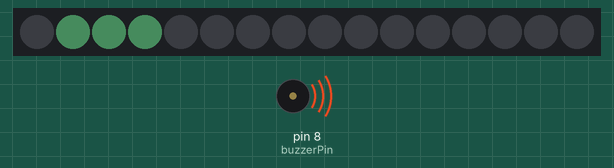
Bench run of a sketch on a simulated Arduino Uno, built with avr-gcc and run on an emulated ATmega328P. On the bench: 16 RGB LEDs in strip order, left to right, buzzer (waves = sounding). Dim RGB values are drawn brighter than linear; random numbers use the default seed unless the sketch sets one.

Above: at 2.92 s.
At 14.0 s:
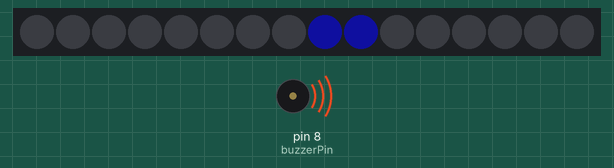
At 26.9 s:
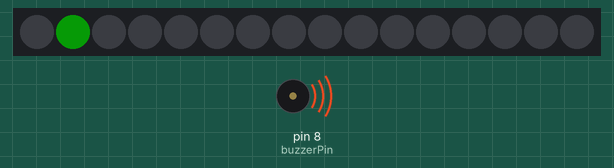
At 36.0 s:
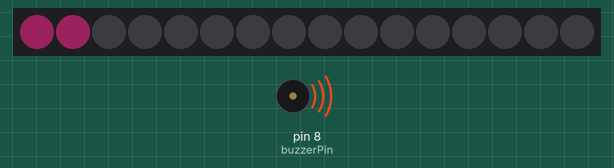
Timing chart, 0 to 40.0 s (numbered marks = the images above):
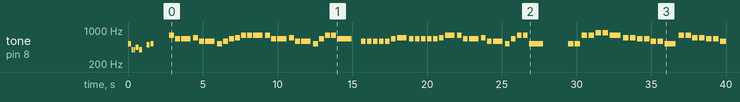

Measured:
- by itself, tone on pin 8 (buzzerPin): plays 523 Hz for 0.20 s, 392 Hz for 0.10 s, 392 Hz for 0.10 s, 440 Hz for 0.20 s, 392 Hz for 0.20 s, 494 Hz for 0.20 s … (77 notes in this stretch)
- what the display in image 0 shows lasts 0.4 s, from 2.8 s to 3.2 s
- what the display in image 1 shows lasts 1.2 s, from 14.0 s to 15.2 s

The sketch:

Lab8.ino
```cpp
#include <Adafruit_NeoPixel.h>
#include "Note.h"

// 【歌譜】結構： "音符串","節拍串","速度(BPM,拍/分鐘)"  (字串中的空白會忽略, BPM若不知道先可設為120再慢慢調整)
// 音符串： 1~7:Do~Si, -:連音(延長音), 0:休止符, #:升半音, ^/&:高/低八度(單音), a/d:高/低八度(永久)
// 節拍串： m表"1/m"拍(例如2表1/2拍), m<n>:表示連續n個都是m (在音符串中每個"0~7"及"-"字元,都必須有對應的拍子)
const char *demo[] =  { "1d556507a1",   // 音符串
                            "2 442222 2",   // 節拍串
                            "120" };        // 速度(BPM)
const char *bee[] =  {"533- 422- 1234 555- 533- 422- 1355 3--0 2222 234- 3333 345- 533- 422- 1355 1--0",
                            "1<99>",        // 拍子全部為 1
                            "150" };
const char *star[] = {"1155 665- 4433 221- 5544 332- 5544 332- 1155 665- 4433 221-",
                            "1<99>",        // 拍子全部為 1
                            "130" };
const char *tiger[] =  { "1231 1231 345- 345- 565431 565431 1&51- 1&51-",
                            "1<16>"             "222211 22221<10>",
                            "150" };
const char *dunkey[] = { "1113 5555 666^1 5- 4446 3333 2222 5-5 1113 5555 666^1 5- 4446 3333 2223 1-",
                         "2222 2222 222 2 11 2222 2222 2222 122 2222 2222 222 2 11 2222 2222 2222 11",
                         "100" };
const char *doll[] =   {
  "11&5- 113- 5311 2--0 / 3321 d665- 65^17 a1--0 / 22&5- 113- 5313 5--- / 665- 315- 311&5&5 1--0",
  "1<56>"                                                                          "122 1 1 1111",
  "180" };
const char *flower[] = {
  "53235- 356^15- 55^1653 25321- 116553 21235- 55^1653 25321- 55321235 21&621- 5111&61 5111&61 5151 51511 &62111&61",
  "222211 222 211 21 2122 222211 212122 222211 21 2122 222211 14242222 22 2211 1222 21 1222 21 1111 12211  22222 21",
  "120" };

const int songNum = 7;            // 歌曲總數
const char **song[songNum] =      // 歌本陣列
            { demo, bee, star, tiger, dunkey, doll, flower };

// 建立燈條(燈環)物件, 參數為：共16顆LED, 資料線接在Pin6
Adafruit_NeoPixel strip = Adafruit_NeoPixel(16, 6);

const int buzzerPin = 8;      // 蜂鳴器接在 A1

void setup() {
  strip.begin();              // 將燈條物件初始化, 並設為全暗
  strip.setBrightness(32);    // 將整體亮度降為 1/8
  strip.show();               // 讓燈條顯示出所設定的狀態
}

void loop() {
  for(int i=0; i<songNum; i++) {
    playSong(i);      // 播放第 i 首歌曲
    delay(1000);      // 暫停 1 秒
  }
}

// 播放第 no 首歌曲
void playSong(int no) {
  int ms, nt;
  int lev = 5;                        // 預設音階 (預設為 Level 5)
  int addLev=0;                       // 音階增量 (預設為 0)
  const char *noteStr = song[no][0];  // 宣告變數指到音符字串 (以便後續取存音符字串中的字元)
  int noteLen = strlen(noteStr);      // 音符字串的長度
  int effect = getRandomLedEffect();  // 取得一個隨機的 LED 特效編號 (0~2)

  setNoteDuration(song[no][1], atoi(song[no][2]));  // 設定節拍,以便未來取得每個音符的節拍

  for (int i = 0; i < noteLen; i++) { // 依序解析音符字串中的每一個字元
    switch (noteStr[i]) {
      case 'a': lev++; break;         // 升一階(永久)
      case 'd': lev--; break;         // 降一階(永久)
      case '^': addLev = 1; break;    // 升一階(單音)
      case '&': addLev =-1; break;    // 降一階(單音)
      case '0':                       // 休止符
        noTone(buzzerPin);            // 靜音
        showAll(0, 0, 0);             // 清除 LED
        ms = getNoteDuration();       // 取得對應的節拍時間(毫秒)
        delay(ms);                    // 暫停節拍時間
        break;
    }
    if (noteStr[i] >= '1' && noteStr[i] <= '7') {  // 若為音符1~7,則播放之
      nt = noteStr[i] - '1';        // 儲存音符數值 (0~6)
      ms = getNoteDuration();       // 取得節拍長度(毫秒)

      while(noteStr[i+1] == '-' || noteStr[i+1] == ' ') { // 若有連音字元或空白(空白要忽略)
        if(noteStr[i+1] == '-') {   // 若為連音字元
          ms += getNoteDuration();  // 取得其節拍長度,並加到原來的節拍長度中
        }
        i++;                        // 指向下一個字元
      }

      if (i > 0 && noteStr[i - 1] == '#') { // 若前一字元為升半音 (#會加在音符字元的前面,例如：#5)
        tone(buzzerPin, noteShift[lev+addLev][nt], ms * 0.8);  // 以升半音播放音符,時間為節拍長度的8成
      }
      else {
        tone(buzzerPin, note[lev+addLev][nt], ms * 0.8);       // 以正常音播放音符,時間為節拍長度的8成
      }
      showLedEffect(effect, nt+1);          // 顯示特定編號的LED特效 (共有3種)
      delay(ms);                            // 暫停節拍長度的時間 (前8成有聲,後2成無聲(靜音))
      addLev = 0;                           // 將音階增量歸 0 (因為這個增量只對目前音符有效)
    }
  }
  showAll(0, 0, 0);   // 播完一首之後, 將 LED 設為全暗
}

// 設定與計算歌曲的節拍資訊
const char *beatStr;
int beatPos, beatLen, tempo;
int beatRepeat, beatRepeatCnt;
void setNoteDuration(const char *beat, int bpm) {
  beatStr = beat;
  beatLen = strlen(beatStr);
  beatPos = -1;
  beatRepeatCnt = 0;

  if(bpm <= 0) bpm = 120;   // bpm 為 1 分鐘(6000毫秒)有幾拍
  tempo = 60000 / bpm;      // 計算一拍有多少毫秒
}

// 取得節拍字串中的下一個節拍長度(毫秒)
int getNoteDuration() {
  if (beatRepeatCnt > 0) {  // 如果之前有有用m<n>指定n個m, 且n尚未讀完
    beatRepeatCnt--;        // 將計數值減 1
    return beatRepeat;      // 直接傳回 m
  }
  while (beatPos < beatLen) { // 找出、計算、並傳回下一個節拍長度(毫秒)
    beatPos++;                // 指向節拍字串中的下一個字元
    if (beatStr[beatPos] >= '0' && beatStr[beatPos] <= '9') { // 只處理0~9的節拍字元, 其他字元略過
      int ms = tempo/(beatStr[beatPos]-'0');  // 計算節拍長度(毫秒), 例如'2'則 ms = (一拍的毫秒數)/2
      if (beatStr[beatPos+1] == '<') {        // 如果下一字元為<, 表示有使用m<n>格式指定n個m
        beatPos += 2;                         // 將節拍字元位置指到<的下一字元 (以便讀取n值)
        beatRepeatCnt = 0;                    // 先將 n 值歸 0
        while(beatStr[beatPos] >= '0' && beatStr[beatPos] <= '9') {     // 由於n可能有1~3個數字,要依序解析
          beatRepeatCnt = beatRepeatCnt*10 + (beatStr[beatPos] - '0');  // 將舊值乘10再加新值
          beatPos++;                                                    // 指向下一個字元
        }
        beatRepeatCnt--;  // 會先傳回第1個, 因此計數值(n)要減 1
        beatRepeat = ms;  // 記住要重複的節拍時間(毫秒)
      }
      return ms;          // 傳回目前音符的節拍時間(毫秒)
    }
  }
  return 0;   // 若超過節拍字串長度, 則傳回0毫秒
}

// 取得一個隨機的 LED 特效編號 (0~2)
int getRandomLedEffect() {
  static int oldEffect;         // 記錄前一次的LED特效編號 (以避免連續使用相同的特效)
  while(true) {
    int effect = random(0, 3);  // 取得介於 0~2 的隨機整數, 做為要顯示的LED特效編號
    if (effect != oldEffect) {  // 如果和前次不同才要, 否則就重取亂數
      oldEffect = effect;       // 儲存本次的特效編號 (以便下次呼叫本函式時會用它做比較, 避免重複)
      return effect;            // 傳回取得的亂數
    }
  }
}

// 顯示 LED 特效 (每播一個音符就要呼叫本函式一次)
void showLedEffect(int effect, int note) {
  int r, g, b;
  do {
    r = random(0, 256);  // 取得隨機紅色值
    g = random(0, 256);  // 取得隨機綠色值
    b = random(0, 256);  // 取得隨機藍色值
  } while(r + g + b < 128);  // 若太暗則重取

  switch (effect) {             // 依編號顯示不同的特效
    case 0: // 由第 0 顆開始, 點亮指定數量的 LED
            showSome(r, g, b, note*2);
            break;
    case 1: // 由隨機位置開始, 點亮指定數量的 LED
            showSeg (r, g, b, random(0, 16), note*2-1);
            break;
    case 2: // 顯示療癒燈特效 (見第 7 章)
            showCure(r, g, b, 50);
            break;
  }
}

// 點亮所有 LED, 並顯示出來
void showAll(int r, int g, int b) {
  for (int i = 0; i < strip.numPixels(); i++) {
    strip.setPixelColor(i, r, g, b);
  }
  strip.show();    // 讓燈條顯示出來
}

// 由第 0 顆開始, 點亮指定數量的 LED
void showSome(int r, int g, int b, int pixelNum) {
  for (int i = 0; i < strip.numPixels(); i++) {
    if (i < pixelNum)
      strip.setPixelColor(i, r, g, b);  // 在指定長度內就點亮
    else
      strip.setPixelColor(i, 0, 0, 0);  // 在指定長度外則熄滅
  }
  strip.show();
}

// 由指定位置開始, 點亮指定數量的 LED
void showSeg(int r, int g, int b, int pos, int pixelNum) {
  for (int i = 0; i < strip.numPixels(); i++) {
    if (pixelNum > 0)                     // 由 pos 位址開始
      strip.setPixelColor(pos, r, g, b);  // 在指定長度內就點亮
    else
      strip.setPixelColor(pos, 0, 0, 0);  // 在指定長度外則熄滅
    pos++;                        // 位址加1
    pixelNum--;                   // 長度減1
    if (pos >= strip.numPixels()) // 如果位移到最後了, 則移到第0顆
      pos = 0;
  }
  strip.show();
}

// 顯示療癒燈特效 (見第 7 章)
void showCure(int r, int g, int b, int runDelay) {
  static int runPos = 0;
  static unsigned long runTimer;

  if (millis() - runTimer > runDelay) {           // 若延遲時間到了
    runTimer = millis();                          // 重設計時器
    runPos++;                                     // 移到下一顆 LED 開始顯示
    if (runPos >= strip.numPixels()) runPos = 0;  // 若移出最後顆則移回第1顆
  }
  strip.clear();
  int pos = runPos;
  for (int i = 0; i < 1 + (r / 20); i++) {  // 越紅則點亮越多顆 LED
    strip.setPixelColor(pos, r, g, b);
    pos++;
    if (pos >= strip.numPixels()) pos = 0;
  }
  strip.show();
}
```

Note.h
```cpp
// 定義每個音符的頻律
#define NOTE_B0  31
#define NOTE_C1  33
#define NOTE_CS1 35
#define NOTE_D1  37
#define NOTE_DS1 39
#define NOTE_E1  41
#define NOTE_F1  44
#define NOTE_FS1 46
#define NOTE_G1  49
#define NOTE_GS1 52
#define NOTE_A1  55
#define NOTE_AS1 58
#define NOTE_B1  62
#define NOTE_C2  65
#define NOTE_CS2 69
#define NOTE_D2  73
#define NOTE_DS2 78
#define NOTE_E2  82
#define NOTE_F2  87
#define NOTE_FS2 93
#define NOTE_G2  98
#define NOTE_GS2 104
#define NOTE_A2  110
#define NOTE_AS2 117
#define NOTE_B2  123
#define NOTE_C3  131
#define NOTE_CS3 139
#define NOTE_D3  147
#define NOTE_DS3 156
#define NOTE_E3  165
#define NOTE_F3  175
#define NOTE_FS3 185
#define NOTE_G3  196
#define NOTE_GS3 208
#define NOTE_A3  220
#define NOTE_AS3 233
#define NOTE_B3  247
#define NOTE_C4  262
#define NOTE_CS4 277
#define NOTE_D4  294
#define NOTE_DS4 311
#define NOTE_E4  330
#define NOTE_F4  349
#define NOTE_FS4 370
#define NOTE_G4  392
#define NOTE_GS4 415
#define NOTE_A4  440
#define NOTE_AS4 466
#define NOTE_B4  494
#define NOTE_C5  523
#define NOTE_CS5 554
#define NOTE_D5  587
#define NOTE_DS5 622
#define NOTE_E5  659
#define NOTE_F5  698
#define NOTE_FS5 740
#define NOTE_G5  784
#define NOTE_GS5 831
#define NOTE_A5  880
#define NOTE_AS5 932
#define NOTE_B5  988
#define NOTE_C6  1047
#define NOTE_CS6 1109
#define NOTE_D6  1175
#define NOTE_DS6 1245
#define NOTE_E6  1319
#define NOTE_F6  1397
#define NOTE_FS6 1480
#define NOTE_G6  1568
#define NOTE_GS6 1661
#define NOTE_A6  1760
#define NOTE_AS6 1865
#define NOTE_B6  1976
#define NOTE_C7  2093
#define NOTE_CS7 2217
#define NOTE_D7  2349
#define NOTE_DS7 2489
#define NOTE_E7  2637
#define NOTE_F7  2794
#define NOTE_FS7 2960
#define NOTE_G7  3136
#define NOTE_GS7 3322
#define NOTE_A7  3520
#define NOTE_AS7 3729
#define NOTE_B7  3951
#define NOTE_C8  4186
#define NOTE_CS8 4435
#define NOTE_D8  4699
#define NOTE_DS8 4978

// 音符陣列：以陣列方式儲存每個音符的頻律, 以方便程式存取
int note[][7] = {
  {       0,       0,       0,       0,       0,       0, NOTE_B0 },
  { NOTE_C1, NOTE_D1, NOTE_E1, NOTE_F1, NOTE_G1, NOTE_A1, NOTE_B1 },
  { NOTE_C2, NOTE_D2, NOTE_E2, NOTE_F2, NOTE_G2, NOTE_A2, NOTE_B2 },
  { NOTE_C3, NOTE_D3, NOTE_E3, NOTE_F3, NOTE_G3, NOTE_A3, NOTE_B3 },
  { NOTE_C4, NOTE_D4, NOTE_E4, NOTE_F4, NOTE_G4, NOTE_A4, NOTE_B4 },
  { NOTE_C5, NOTE_D5, NOTE_E5, NOTE_F5, NOTE_G5, NOTE_A5, NOTE_B5 },
  { NOTE_C6, NOTE_D6, NOTE_E6, NOTE_F6, NOTE_G6, NOTE_A6, NOTE_B6 },
  { NOTE_C7, NOTE_D7, NOTE_E7, NOTE_F7, NOTE_G7, NOTE_A7, NOTE_B7 }
};

// 升半音音符的陣列：以陣列方式儲存每個音符的頻律, 以方便程式存取
int noteShift[][7] = {
  {       0,       0,    0,        0,        0,        0, NOTE_B0 },
  { NOTE_CS1, NOTE_DS1,  0, NOTE_FS1, NOTE_GS1, NOTE_AS1,       0 },
  { NOTE_CS2, NOTE_DS2,  0, NOTE_FS2, NOTE_GS2, NOTE_AS2,       0 },
  { NOTE_CS3, NOTE_DS3,  0, NOTE_FS3, NOTE_GS3, NOTE_AS3,       0 },
  { NOTE_CS4, NOTE_DS4,  0, NOTE_FS4, NOTE_GS4, NOTE_AS4,       0 },
  { NOTE_CS5, NOTE_DS5,  0, NOTE_FS5, NOTE_GS5, NOTE_AS5,       0 },
  { NOTE_CS6, NOTE_DS6,  0, NOTE_FS6, NOTE_GS6, NOTE_AS6,       0 },
  { NOTE_CS7, NOTE_DS7,  0, NOTE_FS7, NOTE_GS7, NOTE_AS7,       0 }
};
```
